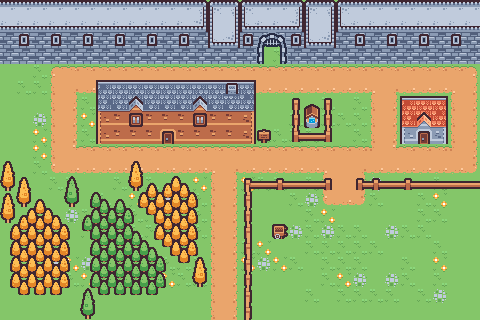

A 2D game scene composited from a Tiled map and its tileset images. What follows is a short description and the map's XML, with each tile layer's data collapsed to a summary:
An orthogonal 30x20 tile map with 16x16 px tiles, 2 tile layers (Ground, Props).

<map version="1.10" tiledversion="1.10.2" orientation="orthogonal" renderorder="right-down" width="30" height="20" tilewidth="16" tileheight="16" infinite="0" nextlayerid="3" nextobjectid="1">
 <tileset firstgid="1" source="tilesets/kenney-tinytown.tsx" />
 <layer id="1" name="Ground" width="30" height="20">
  <data>[600 cells, 600 non-empty, 17 distinct tile ids]</data>
 </layer>
 <layer id="2" name="Props" width="30" height="20">
  <data>[600 cells, 295 non-empty, 71 distinct tile ids]</data>
 </layer>
</map>